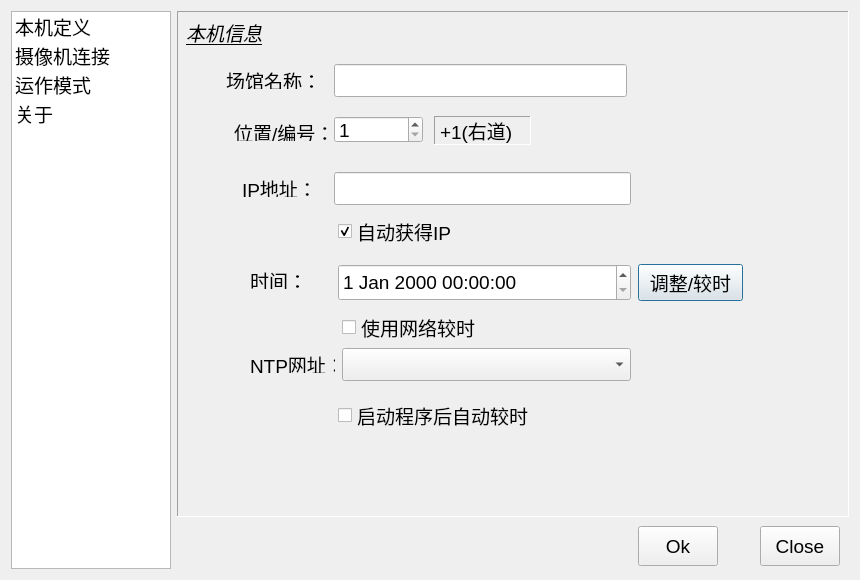
<?xml version="1.0" encoding="UTF-8"?>
<ui version="4.0">
 <class>ConfigDlg</class>
 <widget class="QDialog" name="ConfigDlg">
  <property name="geometry">
   <rect>
    <x>0</x>
    <y>0</y>
    <width>860</width>
    <height>580</height>
   </rect>
  </property>
  <property name="minimumSize">
   <size>
    <width>480</width>
    <height>580</height>
   </size>
  </property>
  <property name="font">
   <font>
    <pointsize>14</pointsize>
   </font>
  </property>
  <property name="windowTitle">
   <string>系统配置</string>
  </property>
  <layout class="QHBoxLayout" name="horizontalLayout">
   <item>
    <widget class="QListWidget" name="listPageSel">
     <property name="sizePolicy">
      <sizepolicy hsizetype="Minimum" vsizetype="Expanding">
       <horstretch>0</horstretch>
       <verstretch>0</verstretch>
      </sizepolicy>
     </property>
     <property name="minimumSize">
      <size>
       <width>120</width>
       <height>0</height>
      </size>
     </property>
     <property name="maximumSize">
      <size>
       <width>160</width>
       <height>16777215</height>
      </size>
     </property>
     <item>
      <property name="text">
       <string>本机定义</string>
      </property>
     </item>
     <item>
      <property name="text">
       <string>摄像机连接</string>
      </property>
     </item>
     <item>
      <property name="text">
       <string>运作模式</string>
      </property>
     </item>
     <item>
      <property name="text">
       <string>关于</string>
      </property>
     </item>
    </widget>
   </item>
   <item>
    <layout class="QVBoxLayout" name="verticalLayout">
     <item>
      <widget class="QStackedWidget" name="stackContent">
       <property name="frameShape">
        <enum>QFrame::Panel</enum>
       </property>
       <property name="frameShadow">
        <enum>QFrame::Sunken</enum>
       </property>
       <property name="currentIndex">
        <number>0</number>
       </property>
       <widget class="QWidget" name="page">
        <widget class="QLabel" name="label">
         <property name="geometry">
          <rect>
           <x>8</x>
           <y>4</y>
           <width>177</width>
           <height>33</height>
          </rect>
         </property>
         <property name="font">
          <font>
           <italic>true</italic>
           <underline>true</underline>
          </font>
         </property>
         <property name="text">
          <string>本机信息</string>
         </property>
        </widget>
        <widget class="QLabel" name="label_6">
         <property name="geometry">
          <rect>
           <x>48</x>
           <y>60</y>
           <width>109</width>
           <height>17</height>
          </rect>
         </property>
         <property name="text">
          <string>场馆名称：</string>
         </property>
        </widget>
        <widget class="QLineEdit" name="edTitle">
         <property name="geometry">
          <rect>
           <x>156</x>
           <y>52</y>
           <width>293</width>
           <height>33</height>
          </rect>
         </property>
        </widget>
        <widget class="QLabel" name="label_7">
         <property name="geometry">
          <rect>
           <x>56</x>
           <y>112</y>
           <width>97</width>
           <height>17</height>
          </rect>
         </property>
         <property name="text">
          <string>位置/编号：</string>
         </property>
        </widget>
        <widget class="QSpinBox" name="spRangeId">
         <property name="geometry">
          <rect>
           <x>156</x>
           <y>104</y>
           <width>89</width>
           <height>27</height>
          </rect>
         </property>
         <property name="minimum">
          <number>1</number>
         </property>
         <property name="singleStep">
          <number>2</number>
         </property>
        </widget>
        <widget class="QLabel" name="label_8">
         <property name="geometry">
          <rect>
           <x>256</x>
           <y>104</y>
           <width>97</width>
           <height>29</height>
          </rect>
         </property>
         <property name="frameShape">
          <enum>QFrame::Panel</enum>
         </property>
         <property name="frameShadow">
          <enum>QFrame::Sunken</enum>
         </property>
         <property name="text">
          <string>+1(右道)</string>
         </property>
        </widget>
        <widget class="QLabel" name="label_9">
         <property name="geometry">
          <rect>
           <x>64</x>
           <y>168</y>
           <width>67</width>
           <height>17</height>
          </rect>
         </property>
         <property name="text">
          <string>IP地址：</string>
         </property>
        </widget>
        <widget class="QLineEdit" name="edIPAddr">
         <property name="geometry">
          <rect>
           <x>156</x>
           <y>160</y>
           <width>297</width>
           <height>33</height>
          </rect>
         </property>
        </widget>
        <widget class="QCheckBox" name="checkBox">
         <property name="geometry">
          <rect>
           <x>160</x>
           <y>208</y>
           <width>197</width>
           <height>22</height>
          </rect>
         </property>
         <property name="text">
          <string>自动获得IP</string>
         </property>
         <property name="checked">
          <bool>true</bool>
         </property>
        </widget>
        <widget class="QDateTimeEdit" name="dateTimeEdit">
         <property name="geometry">
          <rect>
           <x>160</x>
           <y>252</y>
           <width>293</width>
           <height>37</height>
          </rect>
         </property>
        </widget>
        <widget class="QLabel" name="label_11">
         <property name="geometry">
          <rect>
           <x>72</x>
           <y>260</y>
           <width>67</width>
           <height>17</height>
          </rect>
         </property>
         <property name="text">
          <string>时间：</string>
         </property>
        </widget>
        <widget class="QPushButton" name="pushButton">
         <property name="geometry">
          <rect>
           <x>460</x>
           <y>252</y>
           <width>105</width>
           <height>37</height>
          </rect>
         </property>
         <property name="text">
          <string>调整/较时</string>
         </property>
        </widget>
        <widget class="QCheckBox" name="checkBox_2">
         <property name="geometry">
          <rect>
           <x>164</x>
           <y>304</y>
           <width>173</width>
           <height>22</height>
          </rect>
         </property>
         <property name="text">
          <string>使用网络较时</string>
         </property>
        </widget>
        <widget class="QCheckBox" name="checkBox_3">
         <property name="geometry">
          <rect>
           <x>160</x>
           <y>392</y>
           <width>209</width>
           <height>22</height>
          </rect>
         </property>
         <property name="text">
          <string>启动程序后自动较时</string>
         </property>
        </widget>
        <widget class="QComboBox" name="comboBox">
         <property name="geometry">
          <rect>
           <x>164</x>
           <y>336</y>
           <width>289</width>
           <height>33</height>
          </rect>
         </property>
        </widget>
        <widget class="QLabel" name="label_12">
         <property name="geometry">
          <rect>
           <x>72</x>
           <y>344</y>
           <width>85</width>
           <height>17</height>
          </rect>
         </property>
         <property name="text">
          <string>NTP网址：</string>
         </property>
        </widget>
       </widget>
       <widget class="QWidget" name="page_2">
        <widget class="QLabel" name="label_2">
         <property name="geometry">
          <rect>
           <x>4</x>
           <y>4</y>
           <width>153</width>
           <height>25</height>
          </rect>
         </property>
         <property name="font">
          <font>
           <italic>true</italic>
           <underline>true</underline>
          </font>
         </property>
         <property name="text">
          <string>摄像机连接</string>
         </property>
        </widget>
        <widget class="QLabel" name="labCameraImg">
         <property name="geometry">
          <rect>
           <x>32</x>
           <y>236</y>
           <width>457</width>
           <height>265</height>
          </rect>
         </property>
         <property name="frameShape">
          <enum>QFrame::Panel</enum>
         </property>
         <property name="frameShadow">
          <enum>QFrame::Sunken</enum>
         </property>
         <property name="text">
          <string/>
         </property>
         <property name="alignment">
          <set>Qt::AlignCenter</set>
         </property>
        </widget>
        <widget class="QPushButton" name="btnFindCamera">
         <property name="geometry">
          <rect>
           <x>572</x>
           <y>72</y>
           <width>89</width>
           <height>41</height>
          </rect>
         </property>
         <property name="text">
          <string>查找</string>
         </property>
        </widget>
        <widget class="QLabel" name="label_13">
         <property name="geometry">
          <rect>
           <x>40</x>
           <y>40</y>
           <width>133</width>
           <height>29</height>
          </rect>
         </property>
         <property name="text">
          <string>可用摄像机：</string>
         </property>
        </widget>
        <widget class="QTableWidget" name="tabStrobeIPC">
         <property name="geometry">
          <rect>
           <x>32</x>
           <y>72</y>
           <width>533</width>
           <height>125</height>
          </rect>
         </property>
         <column>
          <property name="text">
           <string>序列号</string>
          </property>
         </column>
         <column>
          <property name="text">
           <string>地址</string>
          </property>
         </column>
         <column>
          <property name="text">
           <string>分辨率</string>
          </property>
         </column>
        </widget>
        <widget class="QLabel" name="labProcHint">
         <property name="geometry">
          <rect>
           <x>176</x>
           <y>36</y>
           <width>321</width>
           <height>29</height>
          </rect>
         </property>
         <property name="font">
          <font>
           <pointsize>18</pointsize>
          </font>
         </property>
         <property name="styleSheet">
          <string notr="true">color:rgb(234, 42, 42)</string>
         </property>
         <property name="text">
          <string>正在检测，请稍候...</string>
         </property>
        </widget>
        <widget class="QPushButton" name="btnLinkCamera">
         <property name="geometry">
          <rect>
           <x>572</x>
           <y>120</y>
           <width>89</width>
           <height>41</height>
          </rect>
         </property>
         <property name="text">
          <string>连接</string>
         </property>
        </widget>
        <widget class="QCheckBox" name="chkUseStream2">
         <property name="geometry">
          <rect>
           <x>32</x>
           <y>200</y>
           <width>201</width>
           <height>22</height>
          </rect>
         </property>
         <property name="text">
          <string>使用低分辨率图像</string>
         </property>
        </widget>
        <widget class="QCheckBox" name="chkTcptransport">
         <property name="geometry">
          <rect>
           <x>332</x>
           <y>200</y>
           <width>213</width>
           <height>22</height>
          </rect>
         </property>
         <property name="text">
          <string>使用TCP传输方式</string>
         </property>
        </widget>
       </widget>
       <widget class="QWidget" name="page_4">
        <layout class="QVBoxLayout" name="verticalLayout_3">
         <item>
          <widget class="QLabel" name="label_4">
           <property name="font">
            <font>
             <family>文泉驿微米黑</family>
             <italic>true</italic>
             <underline>true</underline>
            </font>
           </property>
           <property name="text">
            <string>业务相关配置</string>
           </property>
          </widget>
         </item>
         <item>
          <widget class="QGroupBox" name="groupBox">
           <property name="title">
            <string>游戏设定：</string>
           </property>
           <property name="flat">
            <bool>false</bool>
           </property>
           <layout class="QGridLayout" name="gridLayout">
            <item row="0" column="0">
             <widget class="QLabel" name="label_3">
              <property name="text">
               <string>最少箭数：</string>
              </property>
             </widget>
            </item>
            <item row="0" column="1">
             <widget class="QSpinBox" name="spinBox"/>
            </item>
            <item row="0" column="2">
             <widget class="QLabel" name="label_14">
              <property name="text">
               <string>结束后延时(秒):</string>
              </property>
              <property name="textFormat">
               <enum>Qt::AutoText</enum>
              </property>
             </widget>
            </item>
            <item row="0" column="3">
             <widget class="QSpinBox" name="spinBox_3"/>
            </item>
            <item row="1" column="0">
             <widget class="QLabel" name="label_10">
              <property name="text">
               <string>最少时间(分):</string>
              </property>
             </widget>
            </item>
            <item row="1" column="1">
             <widget class="QSpinBox" name="spinBox_2"/>
            </item>
           </layout>
          </widget>
         </item>
         <item>
          <widget class="QGroupBox" name="groupBox_2">
           <property name="title">
            <string>营业管理模式：</string>
           </property>
           <layout class="QHBoxLayout" name="horizontalLayout_4">
            <item>
             <widget class="QCheckBox" name="checkBox_4">
              <property name="text">
               <string>前端人工操作</string>
              </property>
             </widget>
            </item>
            <item>
             <widget class="QCheckBox" name="checkBox_5">
              <property name="text">
               <string>IC卡授权开局</string>
              </property>
             </widget>
            </item>
            <item>
             <widget class="QCheckBox" name="checkBox_6">
              <property name="text">
               <string>联网授权管理</string>
              </property>
             </widget>
            </item>
           </layout>
          </widget>
         </item>
         <item>
          <layout class="QHBoxLayout" name="horizontalLayout_5">
           <item>
            <widget class="QLabel" name="label_15">
             <property name="text">
              <string>操作密码：</string>
             </property>
            </widget>
           </item>
           <item>
            <widget class="QLineEdit" name="lineEdit"/>
           </item>
           <item>
            <spacer name="horizontalSpacer_4">
             <property name="orientation">
              <enum>Qt::Horizontal</enum>
             </property>
             <property name="sizeHint" stdset="0">
              <size>
               <width>242</width>
               <height>20</height>
              </size>
             </property>
            </spacer>
           </item>
          </layout>
         </item>
         <item>
          <spacer name="verticalSpacer_2">
           <property name="orientation">
            <enum>Qt::Vertical</enum>
           </property>
           <property name="sizeHint" stdset="0">
            <size>
             <width>20</width>
             <height>234</height>
            </size>
           </property>
          </spacer>
         </item>
        </layout>
       </widget>
       <widget class="QWidget" name="page_5">
        <layout class="QVBoxLayout" name="verticalLayout_2">
         <item>
          <widget class="QLabel" name="label_5">
           <property name="font">
            <font>
             <family>文泉驿微米黑</family>
             <italic>true</italic>
             <underline>true</underline>
            </font>
           </property>
           <property name="text">
            <string>关于</string>
           </property>
          </widget>
         </item>
         <item>
          <widget class="QLabel" name="labVersions">
           <property name="text">
            <string>TextLabel</string>
           </property>
          </widget>
         </item>
         <item>
          <layout class="QHBoxLayout" name="horizontalLayout_3">
           <item>
            <widget class="QLabel" name="labIcon">
             <property name="sizePolicy">
              <sizepolicy hsizetype="MinimumExpanding" vsizetype="MinimumExpanding">
               <horstretch>0</horstretch>
               <verstretch>0</verstretch>
              </sizepolicy>
             </property>
             <property name="minimumSize">
              <size>
               <width>320</width>
               <height>240</height>
              </size>
             </property>
             <property name="text">
              <string/>
             </property>
             <property name="pixmap">
              <pixmap resource="resources.qrc">:/style/res/_logo2.png</pixmap>
             </property>
            </widget>
           </item>
           <item>
            <spacer name="horizontalSpacer_3">
             <property name="orientation">
              <enum>Qt::Horizontal</enum>
             </property>
             <property name="sizeHint" stdset="0">
              <size>
               <width>278</width>
               <height>20</height>
              </size>
             </property>
            </spacer>
           </item>
          </layout>
         </item>
         <item>
          <widget class="QTextBrowser" name="tbHelpInfo">
           <property name="html">
            <string>&lt;!DOCTYPE HTML PUBLIC &quot;-//W3C//DTD HTML 4.0//EN&quot; &quot;http://www.w3.org/TR/REC-html40/strict.dtd&quot;&gt;
&lt;html&gt;&lt;head&gt;&lt;meta name=&quot;qrichtext&quot; content=&quot;1&quot; /&gt;&lt;style type=&quot;text/css&quot;&gt;
p, li { white-space: pre-wrap; }
&lt;/style&gt;&lt;/head&gt;&lt;body style=&quot; font-family:'Ubuntu'; font-size:14pt; font-weight:400; font-style:normal;&quot;&gt;
&lt;p style=&quot; margin-top:0px; margin-bottom:0px; margin-left:0px; margin-right:0px; -qt-block-indent:0; text-indent:0px;&quot;&gt;暂时没什么可说的&lt;/p&gt;&lt;/body&gt;&lt;/html&gt;</string>
           </property>
          </widget>
         </item>
         <item>
          <spacer name="verticalSpacer">
           <property name="orientation">
            <enum>Qt::Vertical</enum>
           </property>
           <property name="sizeHint" stdset="0">
            <size>
             <width>20</width>
             <height>8</height>
            </size>
           </property>
          </spacer>
         </item>
        </layout>
       </widget>
      </widget>
     </item>
     <item>
      <widget class="QFrame" name="btnFrame">
       <property name="sizePolicy">
        <sizepolicy hsizetype="Preferred" vsizetype="Minimum">
         <horstretch>0</horstretch>
         <verstretch>0</verstretch>
        </sizepolicy>
       </property>
       <property name="minimumSize">
        <size>
         <width>0</width>
         <height>46</height>
        </size>
       </property>
       <property name="frameShape">
        <enum>QFrame::NoFrame</enum>
       </property>
       <property name="frameShadow">
        <enum>QFrame::Raised</enum>
       </property>
       <layout class="QHBoxLayout" name="horizontalLayout_2">
        <property name="spacing">
         <number>2</number>
        </property>
        <property name="leftMargin">
         <number>0</number>
        </property>
        <property name="topMargin">
         <number>0</number>
        </property>
        <property name="rightMargin">
         <number>9</number>
        </property>
        <property name="bottomMargin">
         <number>0</number>
        </property>
        <item>
         <spacer name="horizontalSpacer_2">
          <property name="orientation">
           <enum>Qt::Horizontal</enum>
          </property>
          <property name="sizeHint" stdset="0">
           <size>
            <width>228</width>
            <height>20</height>
           </size>
          </property>
         </spacer>
        </item>
        <item>
         <widget class="QPushButton" name="btnApply">
          <property name="minimumSize">
           <size>
            <width>0</width>
            <height>40</height>
           </size>
          </property>
          <property name="text">
           <string>Ok</string>
          </property>
         </widget>
        </item>
        <item>
         <spacer name="horizontalSpacer">
          <property name="orientation">
           <enum>Qt::Horizontal</enum>
          </property>
          <property name="sizeType">
           <enum>QSizePolicy::Preferred</enum>
          </property>
          <property name="sizeHint" stdset="0">
           <size>
            <width>40</width>
            <height>20</height>
           </size>
          </property>
         </spacer>
        </item>
        <item>
         <widget class="QPushButton" name="btnClose">
          <property name="minimumSize">
           <size>
            <width>0</width>
            <height>40</height>
           </size>
          </property>
          <property name="text">
           <string>Close</string>
          </property>
         </widget>
        </item>
       </layout>
      </widget>
     </item>
    </layout>
   </item>
  </layout>
 </widget>
 <resources>
  <include location="resources.qrc"/>
 </resources>
 <connections/>
</ui>
